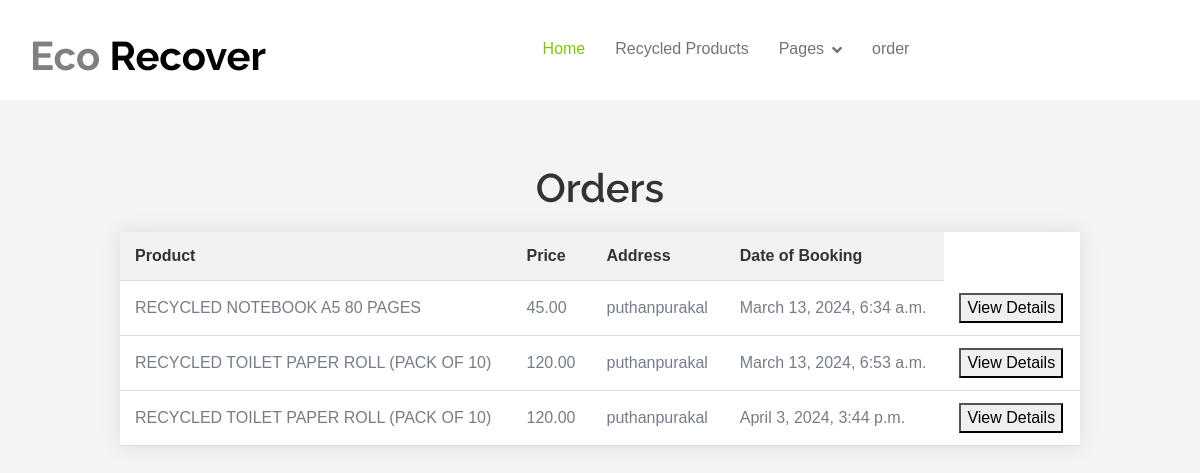
The page /order_page/ (signed in) on the database its author committed.
### app322/models.py (models this page shows, shortened)
class Order(models.Model):
    user = models.ForeignKey(User, on_delete=models.CASCADE)
    product = models.ForeignKey('Product', on_delete=models.CASCADE, default=0)
    price = models.DecimalField(max_digits=10, decimal_places=2, default=0)
    address = models.CharField(max_length=255, default=0)
    date_of_booking = models.DateTimeField(auto_now_add=True)
    quantity = models.IntegerField(default=1)  # Adding quantity field

class Product(models.Model):
    subcategory = models.ForeignKey('Subcategory', on_delete=models.CASCADE, null=True, blank=True)
    user = models.ForeignKey(User, on_delete=models.CASCADE,default=0)
    name = models.CharField(max_length=100, null=False, blank=False)
    product_image = models.ImageField(upload_to="product_images", null=False, blank=False)
    description = models.CharField(max_length=500, null=False, blank=False)
    quantity = models.IntegerField(null=False, blank=False)
    original_price = models.FloatField(null=False, blank=False)
    selling_price = models.FloatField(null=False, blank=False)
    status = models.BooleanField(default=False, help_text="0=default,1=Hidden")
    trending = models.BooleanField(default=False, help_text="0=default,1=Trending")
    created_date = models.DateTimeField(auto_now_add=True)
    updated_date = models.DateTimeField(auto_now=True)

### app322/views.py (the view)
# urls.py: path('order_page/', views.order_page, name='order_page'),
@never_cache
@login_required(login_url='loginn')
def order_page(request):
    if request.user.is_authenticated:
        orders = Order.objects.filter(user=request.user)
    else:
        orders = None
    return render(request, 'main/ecomerce/order_page.html', {'orders': orders})

### templates/main/ecomerce/order_page.html (shortened to what this page needs)
{% extends 'main/ecomerce/baseeco.html' %}
{% block content %}
<br><br><br><br><br><br>
<!DOCTYPE html>
<html lang="en">
<head>
</head>
<body>
    <h1>Orders</h1>
    {% if orders %}
    <table>
        <thead>
            <tr>
                <th>Product</th>
                <th>Price</th>
                <th>Address</th>
                <th>Date of Booking</th>
            </tr>
        </thead>
        <tbody>
            {% for order in orders %}
            <tr>
                <td>{{ order.product.name }}</td>
                <td>{{ order.price }}</td>
                <td>{{ order.address }}</td>
                <td>{{ order.date_of_booking }}</td>
                <td>
                    <a href="{% url 'order_detail' order_id=order.id %}">
                        <button> View Details</button>
                    </a>
                </td>
            </tr>
            {% endfor %}
        </tbody>
    </table>
    {% else %}
    <p>No orders found.</p>
    {% endif %}
</body>
</html>
{% endblock  %}

### templates/main/ecomerce/order_page.html (style rules this page uses)
body { font-family: Arial, sans-serif; background-color: #f4f4f4; margin: 0; padding: 0; }
h1 { color: #333; text-align: center; margin-top: 20px; }
table { width: 80%; margin: 20px auto; border-collapse: collapse; box-shadow: 0 0 20px rgba(0, 0, 0, 0.1); background-color: #fff; }
th, td { padding: 12px 15px; text-align: left; border-bottom: 1px solid #ddd; }
th { background-color: #f2f2f2; color: #333; }

### rows shown on the page
Order: product.name "RECYCLED NOTEBOOK A5 80 PAGES", price "45.00", address "puthanpurakal", date_of_booking "March 13, 2024, 6:34 a.m."
Order: product.name "RECYCLED TOILET PAPER ROLL (PACK OF 10)", price "120.00", address "puthanpurakal", date_of_booking "March 13, 2024, 6:53 a.m."
Order: product.name "RECYCLED TOILET PAPER ROLL (PACK OF 10)", price "120.00", address "puthanpurakal", date_of_booking "April 3, 2024, 3:44 p.m."
